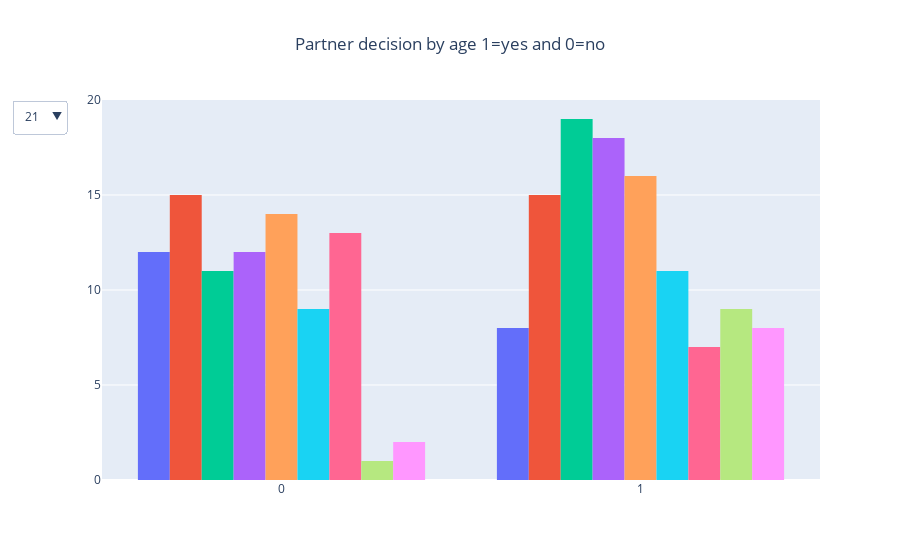

The code cell stored with this chart in its notebook:
### Code cell
#Let's now look at where in the age range of this wave the most positive answers have been

fig = go.Figure()

for i in df["age"].unique():

    df_au = df.loc[df["age"]==i,:]

    fig.add_trace(go.Histogram(x=df_au["dec_o"],visible=True))

fig.update_layout(title=go.layout.Title(text="Partner decision by age 1=yes and 0=no",x=0.5),showlegend=False)

fig.update_layout(updatemenus = [go.layout.Updatemenu(active=0,buttons=[
    go.layout.updatemenu.Button(
        label="21",method="update",args=[{"visible":[True,False,False,False,False,False,False,False,False]}]),
    go.layout.updatemenu.Button(
        label="22",method="update",args=[{"visible":[False,True,False,False,False,False,False,False,False]}]),
    go.layout.updatemenu.Button(
        label="23",method="update",args=[{"visible":[False,False,True,False,False,False,False,False,False]}]),
    go.layout.updatemenu.Button(
        label="24",method="update",args=[{"visible":[False,False,False,True,False,False,False,False,False]}]),
    go.layout.updatemenu.Button(
        label="25",method="update",args=[{"visible":[False,False,False,False,True,False,False,False,False]}]),
    go.layout.updatemenu.Button(
        label="26",method="update",args=[{"visible":[False,False,False,False,False,True,False,False,False]}]),
    go.layout.updatemenu.Button(
        label="27",method="update",args=[{"visible":[False,False,False,False,False,False,True,False,False]}]),
    go.layout.updatemenu.Button(
        label="28",method="update",args=[{"visible":[False,False,False,False,False,False,False,True,False]}]),
    go.layout.updatemenu.Button(
        label="30",method="update",args=[{"visible":[False,False,False,False,False,False,False,False,True]}]),
])])

### Figure 1 — Plotly figure (JSON) as saved in the notebook; plotly's stock layout.template omitted (floating-point values rounded to 4 significant figures)
{"data": [{"type": "histogram", "visible": true, "x": [0, 1, 0, 0, 0, 0, 1, 1, 0, 0, 0, 1, 0, 0, 1, 1, 1, 0, 1, 0]}, {"type": "histogram", "visible": true, "x": [1, 1, 1, 1, 1, 1, 0, 1, 1, 1, 0, 1, 0, 1, 0, 1, 1, 0, 0, 1, 0, 0, 0, 0, 0, 0, 1, 0, 0, 0]}, {"type": "histogram", "visible": true, "x": [1, 1, 1, 1, 1, 0, 1, 1, 1, 0, 1, 1, 1, 0, 1, 0, 1, 0, 0, 1, 0, 0, 0, 1, 1, 1, 1, 0, 0, 1]}, {"type": "histogram", "visible": true, "x": [1, 1, 1, 1, 1, 0, 1, 1, 0, 1, 1, 0, 0, 0, 0, 0, 0, 1, 1, 1, 1, 1, 0, 1, 1, 0, 1, 0, 1, 0]}, {"type": "histogram", "visible": true, "x": [0, 0, 1, 1, 1, 1, 1, 0, 1, 1, 1, 0, 1, 1, 1, 0, 0, 1, 0, 0, 0, 0, 1, 0, 0, 1, 1, 0, 1, 0]}, {"type": "histogram", "visible": true, "x": [1, 0, 1, 0, 0, 0, 1, 1, 1, 0, 0, 0, 1, 0, 1, 1, 1, 1, 1, 0]}, {"type": "histogram", "visible": true, "x": [0, 1, 1, 0, 1, 0, 0, 1, 0, 0, 0, 0, 1, 1, 0, 0, 0, 0, 1, 0]}, {"type": "histogram", "visible": true, "x": [1, 1, 1, 1, 1, 1, 0, 1, 1, 1]}, {"type": "histogram", "visible": true, "x": [1, 1, 1, 1, 1, 0, 0, 1, 1, 1]}], "layout": {"showlegend": false, "title": {"text": "Partner decision by age 1=yes and 0=no", "x": 0.5}, "updatemenus": [{"active": 0, "buttons": [{"args": [{"visible": [true, false, false, false, false, false, false, false, false]}], "label": "21", "method": "update"}, {"args": [{"visible": [false, true, false, false, false, false, false, false, false]}], "label": "22", "method": "update"}, {"args": [{"visible": [false, false, true, false, false, false, false, false, false]}], "label": "23", "method": "update"}, {"args": [{"visible": [false, false, false, true, false, false, false, false, false]}], "label": "24", "method": "update"}, {"args": [{"visible": [false, false, false, false, true, false, false, false, false]}], "label": "25", "method": "update"}, {"args": [{"visible": [false, false, false, false, false, true, false, false, false]}], "label": "26", "method": "update"}, {"args": [{"visible": [false, false, false, false, false, false, true, false, false]}], "label": "27", "method": "update"}, {"args": [{"visible": [false, false, false, false, false, false, false, true, false]}], "label": "28", "method": "update"}, {"args": [{"visible": [false, false, false, false, false, false, false, false, true]}], "label": "30", "method": "update"}]}]}}
